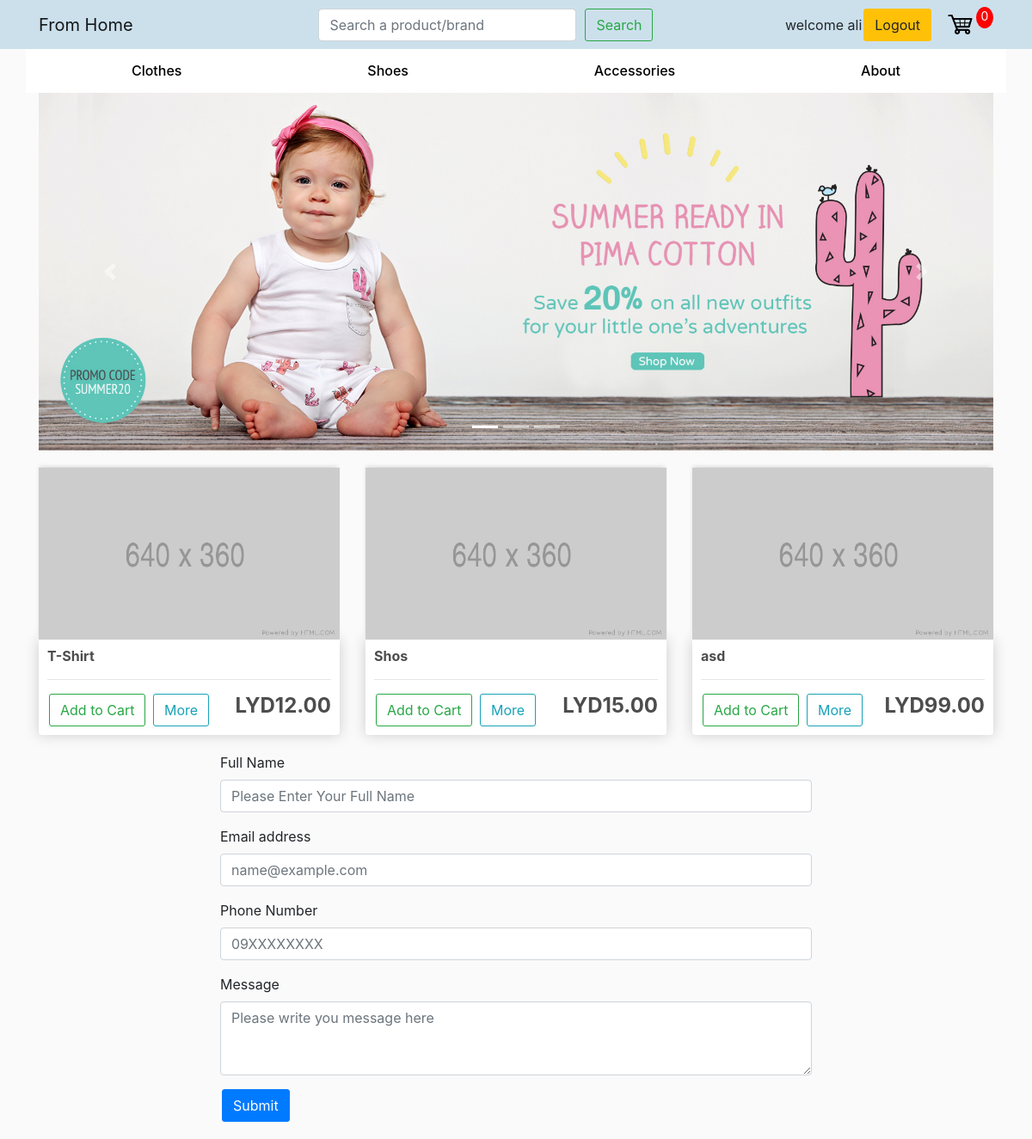
The app's page / (signed in) with its own data.
### store/models.py (models this page shows, shortened)
class Product(models.Model):
    title = models.CharField(max_length=200, null=True)
    details = models.TextField(null=True)
    price = models.DecimalField(max_digits=8, decimal_places=2, null=True)
    color = models.CharField(max_length=200, null=True)
    season = models.CharField(max_length=200, null=True)
    gender = models.CharField(max_length=200, null=True)
    brand = models.CharField(max_length=200, null=True)
    size = models.CharField(max_length=200, null=True)
    featured = models.BooleanField(default=False)

### store/views.py (the view)
# urls.py: 2. Add a URL to urlpatterns:  path('', views.home, name='home')
def home(request):
    products = Product.objects.all()[:3]
    context = {'products':products}
    return render(request, 'store/home.html', context)

### store/templates/store/home.html (shortened to what this page needs)
{% extends 'store/base.html' %}
{% load static %}
{% block content %}
<div id="carouselExampleIndicators" class="carousel slide" data-ride="carousel">
    <ol class="carousel-indicators">
      <li data-target="#carouselExampleIndicators" data-slide-to="0" class="active"></li>
      <li data-target="#carouselExampleIndicators" data-slide-to="1"></li>
      <li data-target="#carouselExampleIndicators" data-slide-to="2"></li>
    </ol>
    <div class="carousel-inner">
      <div class="carousel-item active">
        <img class="d-block w-100" src="{% static 'images/cov1.jpg' %}" alt="First slide">
      </div>
    </div>
    <a class="carousel-control-prev" href="#carouselExampleIndicators" role="button" data-slide="prev">
      <span class="carousel-control-prev-icon" aria-hidden="true"></span>
    </a>
    <a class="carousel-control-next" href="#carouselExampleIndicators" role="button" data-slide="next">
      <span class="carousel-control-next-icon" aria-hidden="true"></span>
    </a>
</div>
<div class="row" style="margin-top: 10px">
    {% for product in products %}
    <div class="col-lg-4">
        <img class="thumbnail" src="{% static 'images/placeholder.png' %}">
        <div class="box-element product">
            <h6><strong>{{product.title}}</strong></h6>
            <hr>
            <button  class="btn btn-outline-success add-btn">Add to Cart</button>
            <a class="btn btn-outline-info" href="{% url 'detailview' %}">More</a>
            <h4 style="float: right;"><strong>LYD{{product.price}}</strong></h4>
        </div>
    </div>
    {% endfor %}
</div>
<div class="center_div">
    <form>
      <div class="form-group">
        <label for="formGroupExampleInput">Full Name</label>
        <input type="text" class="form-control" id="formGroupExampleInput" placeholder="Please Enter Your Full Name">
      </div>
      <div class="form-group">
        <label for="exampleFormControlInput1">Email address</label>
        <input type="email" class="form-control" id="exampleFormControlInput1" placeholder="name@example.com">
      </div>
      <div class="form-group">
        <label for="exampleFormControlInput1" >Phone Number</label>
        <input type="tel" class="form-control" id="exampleFormControlInput1" placeholder="09XXXXXXXX" >
      </div>
      <div class="form-group">
        <label for="exampleFormControlTextarea1">Message</label>
        <textarea class="form-control" id="exampleFormControlTextarea1" placeholder="Please write you message here" rows="3"></textarea>
      </div>
      <div class="text-align: center">
        <button type="submit" class="btn btn-primary">Submit</button>
      </div>
    </form>
</div>
{% endblock %}

### store/templates/store/base.html (shortened to what this page needs)
<!DOCTYPE html>
{% load static %}
<html>
    <head>
        <link rel="stylesheet" href="https://stackpath.bootstrapcdn.com/bootstrap/4.5.0/css/bootstrap.min.css">
        <link rel="stylesheet" type="text/css" href="{% static 'css/base.css' %}">
    </head>
    <body>
        <nav class="navbar sticky-top navbar-expand-sm navbar-light" style="background-color: #cce0ec;">
            <div class="container">
                <a class="navbar-brand" href="{% url 'Store Home' %}">From Home </a>
                <div style="margin-left: 18%;">
                    <form class="form-inline my-2 my-lg-0">
                    <input class="form-control mr-sm-2" type="search" placeholder="Search a product/brand" aria-label="Search" id="navBarSearchForm">
                    <button class="btn btn-outline-success my-2 my-sm-0" type="submit">Search</button>
                    </form>
                </div>
                <div class="collapse navbar-collapse" id="navbarSupportedContent">
                    {% if user.is_authenticated %}
                    welcome {{ user.username }}
                    <div class="form-inline my-2 my-lg-0">
                        <a href="{% url 'logout' %}"class="btn btn-warning">Logout</a>
                        <a href="{% url 'cart' %}">
                        <img  id="cart-icon" src="{% static 'images/cart.png' %}">
                        </a>
                        <p id="cart-total">0</p>
                    </div>
                    {% else %}
                    <div class="form-inline my-2 my-lg-0">
                        <a href="{% url 'signup' %}"class="btn btn-warning" id='signup'>Sign-Up</a>
                        <a href="{% url 'login' %}"class="btn btn-warning">Login</a>
                    </div>
                    {%endif%}
                </div>
            </div>
        </nav>
        <div class="container" style="background-color: #ffffff;">
            <div class="d-flex justify-content-around" >
                 <div class="p-2 bd-highlight">
                     <a class="nav-link mb-0 h6" style="color: #000000;" href="{% url 'listview' %}">Clothes<span class="sr-only">(current)</span></a>
                 </div>
                <div class="p-2 bd-highlight">
                     <a class="nav-link mb-0 h6" style="color: #000000;" href="#">Shoes<span class="sr-only">(current)</span></a>
                </div>
                <div class="p-2 bd-highlight">
                    <a class="nav-link mb-0 h6" style="color: #000000;" href="#">Accessories<span class="sr-only">(current)</span></a>
                </div>
                <div class="p-2 bd-highlight">
                    <a class="nav-link mb-0 h6" style="color: #000000;" href="#">About<span class="sr-only">(current)</span></a>
                </div>
            </div>
        </div>
        <div class="container">
            {% block content %}
            {% endblock content %}
        </div>
    </body>
</html>

### static/css/base.css (style rules this page uses)
body { background-color: hsl(0, 0%, 98%); }
h1,h2,h3,h4,h5,h6 { color:hsl(0, 0%, 30%); }
.box-element { box-shadow:hsl(0, 0%, 80%) 0 0 16px; background-color: #fff; border-radius: 4px; padding: 10px; }
.thumbnail { width: 100%; height: 200px; -webkit-box-shadow: -1px -3px 5px -2px rgba(214,214,214,1); -moz-box-shadow: -1px -3px 5px -2px rgba(214,214,214,1); box-shadow: -1px -3px 5px -2px rgba(214,214,214,1); }
.product { border-radius: 0 0 4px 4px; }
#cart-icon { width:35px; display: inline-block; margin-left: 15px; }
#cart-total { display: block; text-align: center; color:#fff; background-color: red; width: 20px; height: 25px; border-radius: 50%; font-size: 14px; }
.col-lg-4, .col-lg-6, .col-lg-8, .col-lg-12 { margin-top: 10px; }
.btn { border-radius: 3px; margin-left: 2px; margin-right: 2px; }
#navBarSearchForm { width:300px !important }
.center_div { padding-right: 100px; padding-left: 100px; padding-top: 20px; padding-bottom: 20px; margin: 0 auto; width:80% }

### records on screen
Product: title "T-Shirt", price "12.00"
Product: title "Shos", price "15.00"
Product: title "asd", price "99.00"

### other values on screen
{{ user.username }} "ali"
